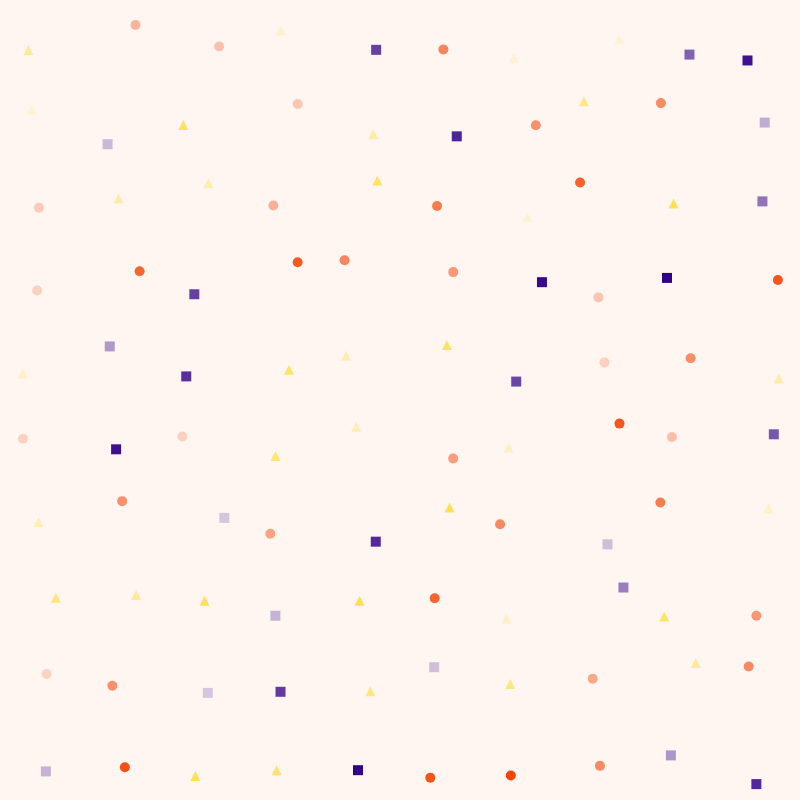
Frame 1 (no input)
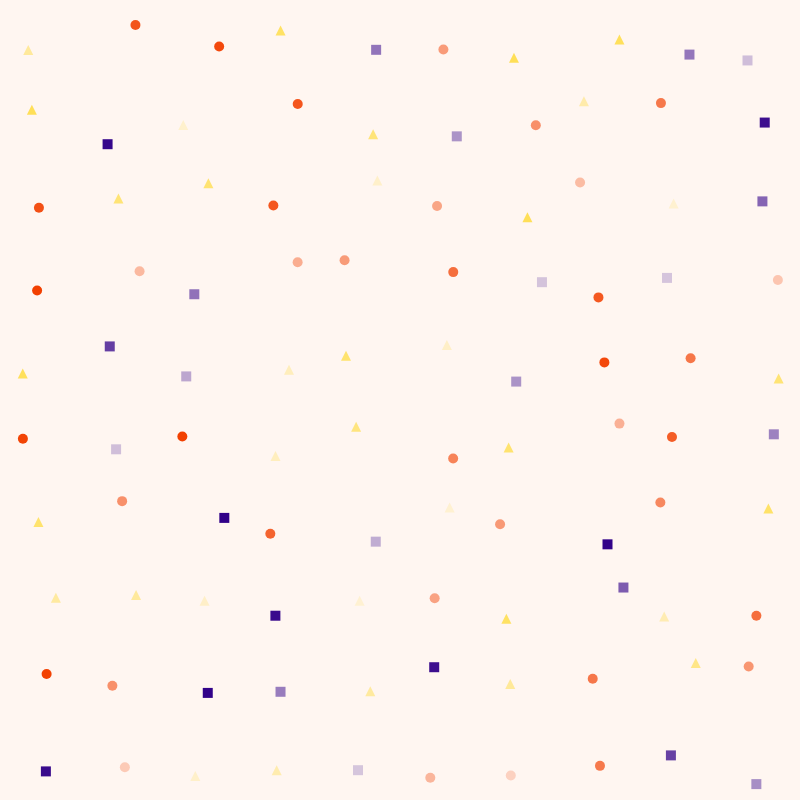
Frame 60 (no input)
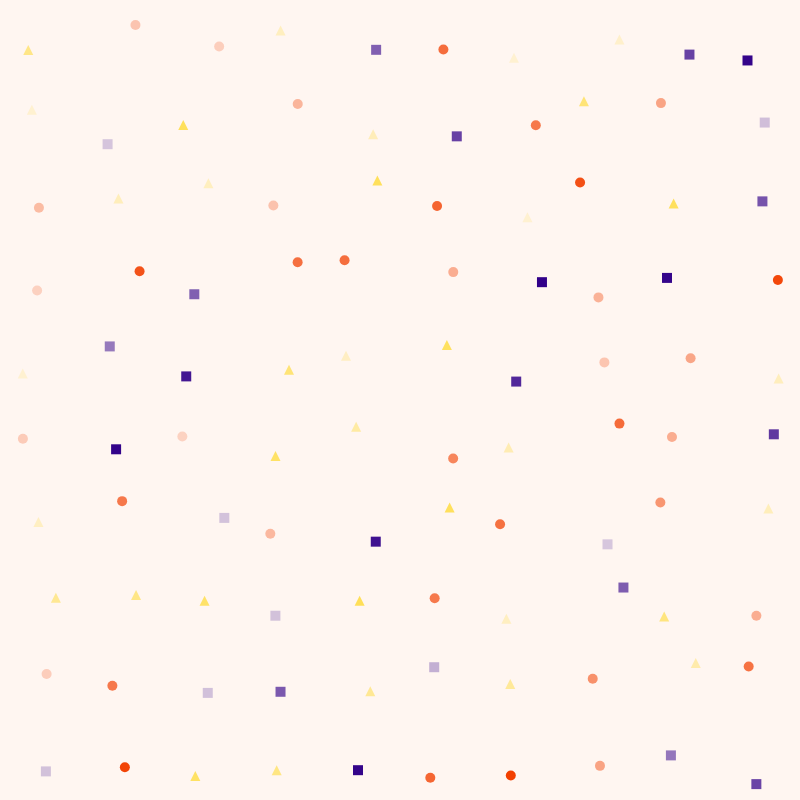
Frame 120 (the mouse pressed at the canvas centre since frame 60)

The p5.js sketch that drew these frames (run headless with seeded random() and noise() and a simulated clock; from frame 60 on, the mouse is pressed at the canvas centre):

// p5.js sketch
// ── sketch.js
let shapes = [];
let shapeSize = 10;
let gridSize = 80;

function setup() {
  createCanvas(800, 800);
  noStroke();

   for (let x = gridSize / 2; x < width; x += gridSize) {
    for (let y = gridSize / 2; y < height; y += gridSize) {
      let shapeType = random(["circle", "square", "triangle"]);

      let offsetX = random(-gridSize / 4, gridSize / 4);
      let offsetY = random(-gridSize / 4, gridSize / 4);
      let offset = random(100);
      shapes.push({ shapeType, x: x + offsetX, y: y + offsetY, offset });
    }
  }
}

function draw() {
  background("#FFF6F1");

  for (let shape of shapes) {
    let opacity = map(sin(frameCount * 0.05 + shape.offset), -1, 1, 50, 255);

    if (shape.shapeType === "circle") {
      fill(242, 64, 0, opacity);
      ellipse(shape.x, shape.y, shapeSize);
    } else if (shape.shapeType === "square") {
      fill(49, 0, 137, opacity); // blue square
      rect(shape.x, shape.y, shapeSize, shapeSize);
    } else if (shape.shapeType === "triangle") {
      fill(255, 223, 87, opacity); // yellow traiangle
      triangle(
        shape.x,
        shape.y - shapeSize / 2, // vertex
        shape.x - shapeSize / 2,
        shape.y + shapeSize / 2, // left vertex
        shape.x + shapeSize / 2,
        shape.y + shapeSize / 2 // right vertex
      );
    }
  }
}
